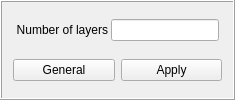
              <widget class="QFrame" name="frame_MeshLayer">
               <property name="frameShape">
                <enum>QFrame::Box</enum>
               </property>
               <property name="frameShadow">
                <enum>QFrame::Raised</enum>
               </property>
               <layout class="QVBoxLayout" name="verticalLayout_118">
                <item>
                 <widget class="QFrame" name="frame_136">
                  <property name="frameShape">
                   <enum>QFrame::NoFrame</enum>
                  </property>
                  <property name="frameShadow">
                   <enum>QFrame::Raised</enum>
                  </property>
                  <layout class="QHBoxLayout" name="horizontalLayout_46">
                   <property name="spacing">
                    <number>3</number>
                   </property>
                   <property name="margin">
                    <number>3</number>
                   </property>
                   <item>
                    <widget class="QLabel" name="label_85">
                     <property name="maximumSize">
                      <size>
                       <width>16777215</width>
                       <height>16777215</height>
                      </size>
                     </property>
                     <property name="layoutDirection">
                      <enum>Qt::LeftToRight</enum>
                     </property>
                     <property name="text">
                      <string>Number of layers</string>
                     </property>
                     <property name="alignment">
                      <set>Qt::AlignRight|Qt::AlignTrailing|Qt::AlignVCenter</set>
                     </property>
                    </widget>
                   </item>
                   <item>
                    <widget class="QLineEdit" name="txt_Layer_Bounding_2">
                     <property name="sizePolicy">
                      <sizepolicy hsizetype="Preferred" vsizetype="Fixed">
                       <horstretch>0</horstretch>
                       <verstretch>0</verstretch>
                      </sizepolicy>
                     </property>
                    </widget>
                   </item>
                  </layout>
                 </widget>
                </item>
                <item>
                 <widget class="QFrame" name="frame_161">
                  <property name="frameShape">
                   <enum>QFrame::NoFrame</enum>
                  </property>
                  <property name="frameShadow">
                   <enum>QFrame::Raised</enum>
                  </property>
                  <layout class="QHBoxLayout" name="horizontalLayout_56">
                   <property name="margin">
                    <number>0</number>
                   </property>
                   <item>
                    <widget class="QPushButton" name="btn_MeshSurfaceGeneral">
                     <property name="maximumSize">
                      <size>
                       <width>150</width>
                       <height>16777215</height>
                      </size>
                     </property>
                     <property name="text">
                      <string>General</string>
                     </property>
                    </widget>
                   </item>
                   <item>
                    <widget class="QPushButton" name="btn_RefineLayer">
                     <property name="maximumSize">
                      <size>
                       <width>150</width>
                       <height>16777215</height>
                      </size>
                     </property>
                     <property name="text">
                      <string>Apply</string>
                     </property>
                    </widget>
                   </item>
                  </layout>
                 </widget>
                </item>
               </layout>
              </widget>
